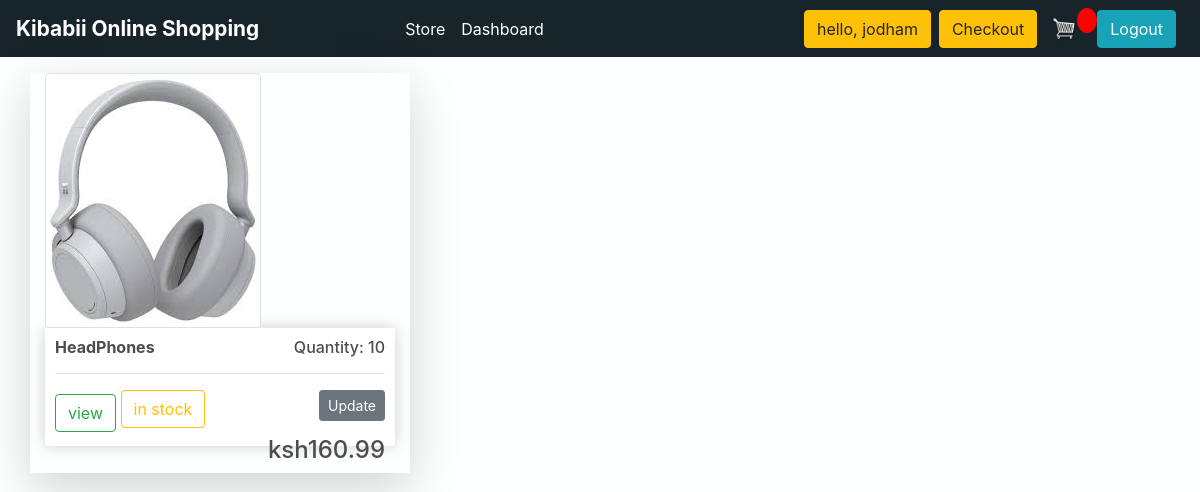
The page /product/1/ (signed in) on the database its author committed.
### myapp/models.py (models this page shows, shortened)
class Product(models.Model):
    name = models.CharField(max_length=200, null=True)
    price = models.DecimalField(max_digits=7, decimal_places=2)
    digital = models.BooleanField(default=False, null=True, blank=False)
    quantity = models.IntegerField(default='1', max_length=6, null=True)
    status = models.CharField(default='in stock', max_length=10, null=True)
    image = models.ImageField(null=True)
    @property
    def imageUrl(self):
        try:
            url = self.image.url
        except:
            url = ''
        return url

### myapp/views.py (the view)
# urls.py: path('product/<int:pk>/', productDetailView.as_view(), name='detailview'),
class productDetailView(DetailView):
    model = Product

### myapp/templates/myapp/product_detail.html
{% extends 'store/base.html'%}
{% load static %}
{% block content %}
<div class="row">
    <div class="col-lg-4 mt-3 shadow-lg">
        <img class="img-thumbnail image-fluid justify-content-center" src="{{object.imageUrl}}">
       <div class="box-element product">
           <h6><strong>{{object.name}}</strong> <span class="float-right">Quantity: {{object.quantity}}</span></h6>
            <hr>
            <a class="btn btn-outline-success" href="#">view</a>
           <label class="btn btn-outline-warning" href="#">{{object.status}}</label>
           <a href="{%url 'productupdate' object.id%}" class="btn btn-secondary btn-sm mb-1 float-right">Update</a>
            <h4 style="display: inline-block">ksh{{product.price|floatformat:2}}</h4>
       </div>
    </div>
</div>
{% endblock content %}

### myapp/templates/store/assets/navbar.html (shortened to what this page needs)
{% load static %}
<nav class="navbar navbar-expand-lg navbar-dark bg-dark">
  <a class="navbar-brand" href="{%url 'store'%}">Kibabii Online Shopping</a>
    <div class="collapse navbar-collapse" id="navbarSupportedContent">
        <ul class="navbar-nav mr-auto mb-2 mb-lg-0">
          <li class="nav-item">
            <a class="nav-link text-white" href="{%url 'store'%}">Store</a>
          </li>
          {%if request.user.is_staff%}
            <li class="nav-item">
            <a class="nav-link text-white" href="{%url 'dashboard'%}">Dashboard</a>
          </li>
          {%endif%}
        </ul>
      <div class="form-inline ml-auto my-2 my-lg-0">
      {%if user.is_authenticated%}
         <a href="#" class="btn ml-2 btn-warning">hello, {{user.username}}</a>
        <a href="{% url 'checkout' %}" class="btn ml-2 btn-warning">Checkout</a>
        <a href="{%url 'cart'%}">
          <img id="cart-icon" src="{%static 'images/cart.png'%}">
        </a>
        <p id="cart-total">{{cartItems}}</p>
        <a href="{%url 'logout'%}" class="btn mr-2 btn-info">Logout</a>
        {%else%}
          <a href="{% url 'register' %}" class="btn btn-info">Register</a>
        <a href="{% url 'login' %}" class="btn ml-2 btn-info">Login</a>
        {%endif%}
      </div>
    </div>
</nav>

### static/css/main.css (style rules this page uses)
h1,h2,h3,h4,h5,h6 { color:hsl(0, 0%, 30%); }
.box-element { box-shadow:hsl(0, 0%, 80%) 0 0 16px; background-color: #fff; border-radius: 4px; padding: 10px; }
.product { border-radius: 0 0 4px 4px; }
.bg-dark { background-color: #4f868c!important; }
#cart-icon { width:25px; display: inline-block; margin-left: 15px; }
#cart-total { display: block; text-align: center; color:#fff; background-color: red; width: 20px; height: 25px; border-radius: 50%; font-size: 14px; }
.col-lg-4, .col-lg-6, .col-lg-8, .col-lg-12 { margin-top: 10px; }
.btn { border-radius: 0; }
.box-element h4 { display: inline-block; float: right;" }

### static/style.css (style rules this page uses)
body { background-color: #FEFFFF !important; }
.navbar { background-color: #17252A !important; }
.navbar .navbar-brand { color: #fff; font-weight: bolder; font-size: 1.3em; }
.navbar .navbar-nav { margin: 0 auto; }
.navbar .nav-item a { color: #fff !important; }

### rows shown on the page
Product: imageUrl (picture), name "HeadPhones", quantity "10", status "in stock", price "160.99"

### other values the page prints
{{ user.username }} "jodham"
